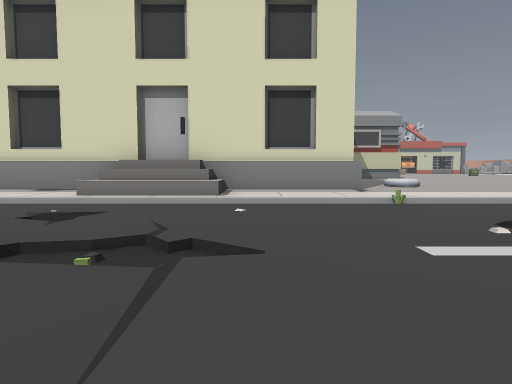
[1] (above)

24 first-person views from a walk through a Godot game level. The camera is 1.2 m above the floor, tilts 4° down and sees 75° across. The floor is counted in squares, 2 m on a side. Each view is taken from the middle of a square. On the plan, view 1 faces up. The plan holds only what a view shows up to about 10 squares ahead; the rest is blank. The place goes on beyond the plan. Some surface patterns are stand-ins.

[2]
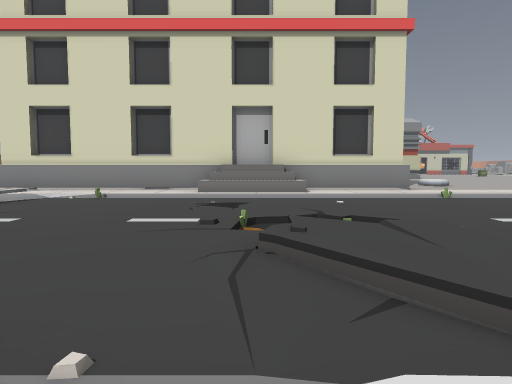

[3]
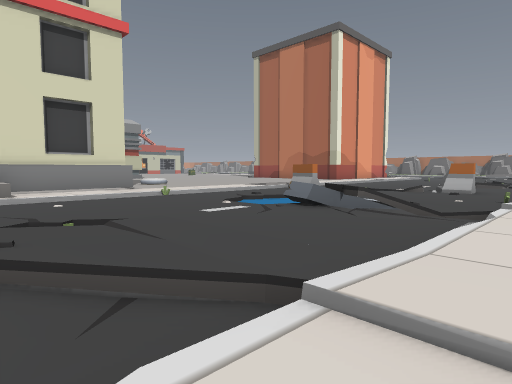

[4]
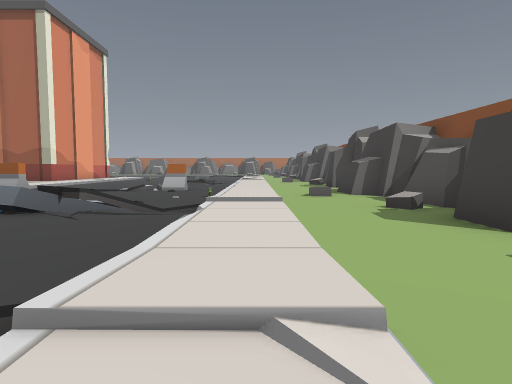

[5]
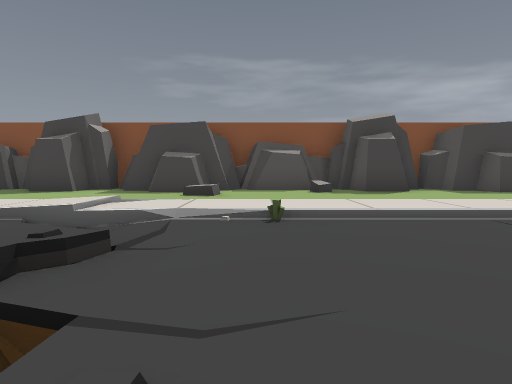

[6]
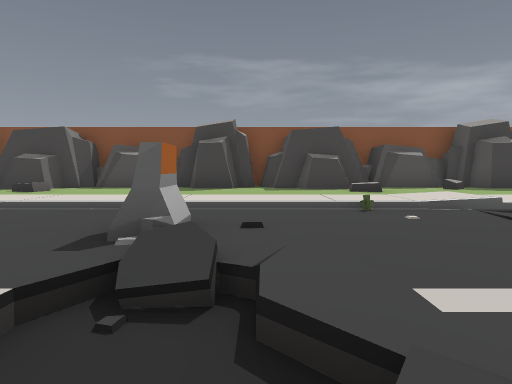

[7]
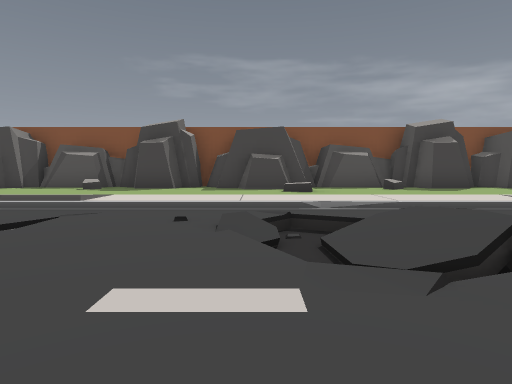

[8]
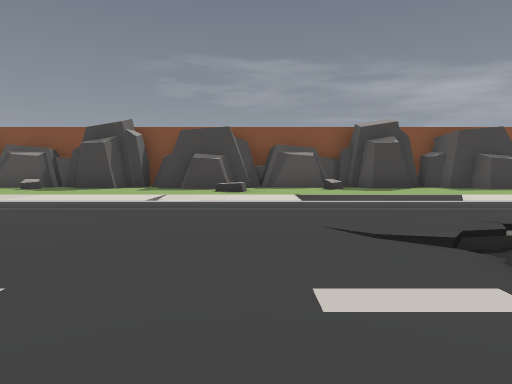

[9]
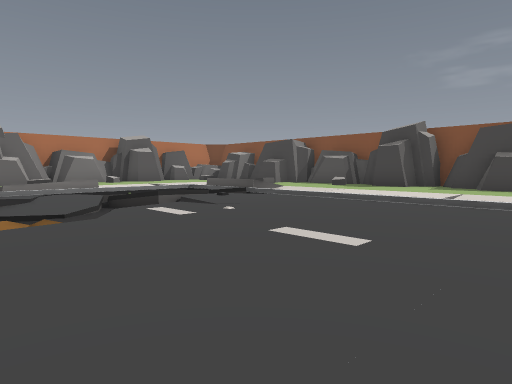

[10]
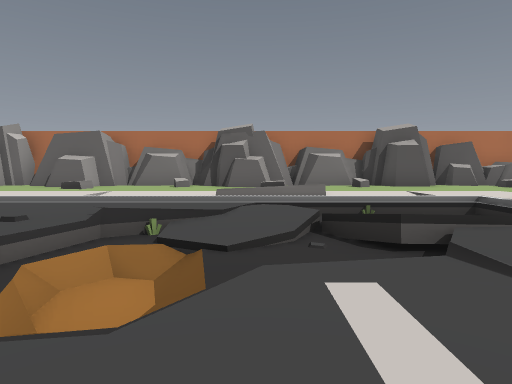

[11]
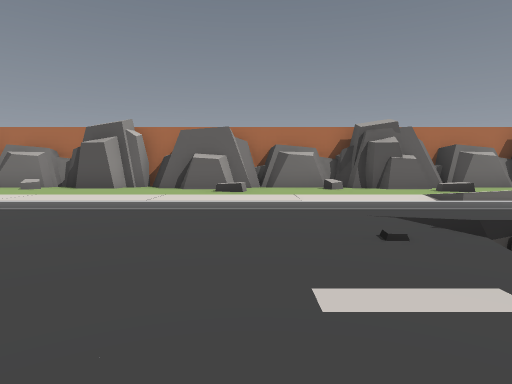

[12]
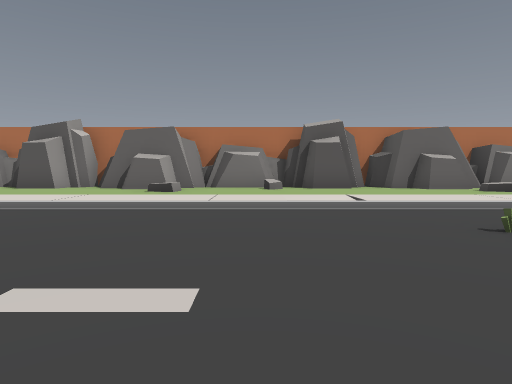

[13]
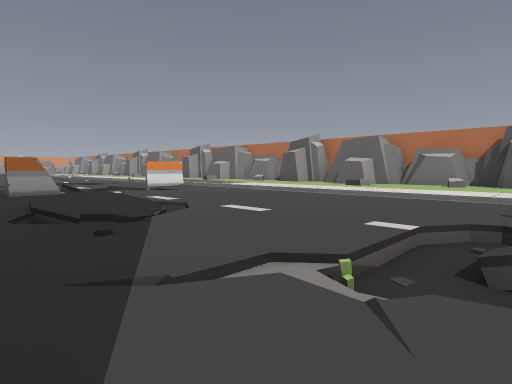

[14]
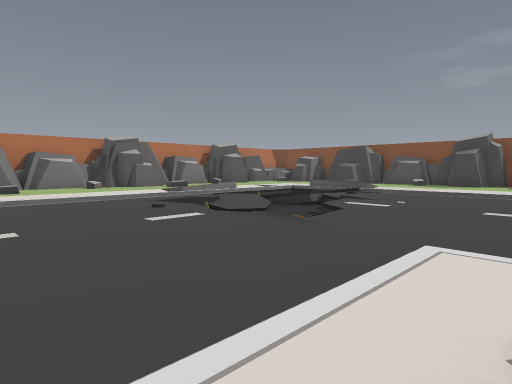

[15]
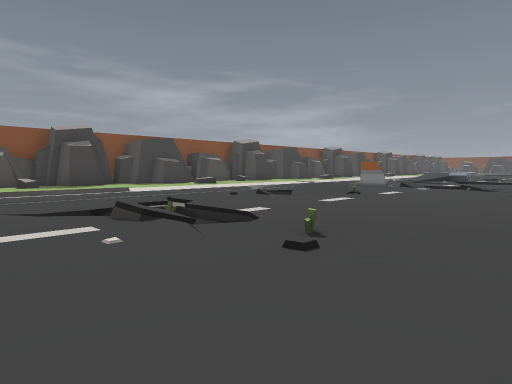

[16]
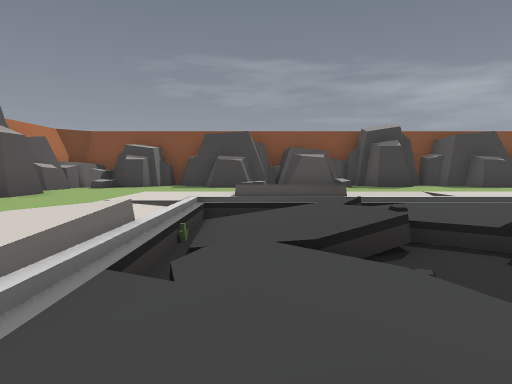

[17]
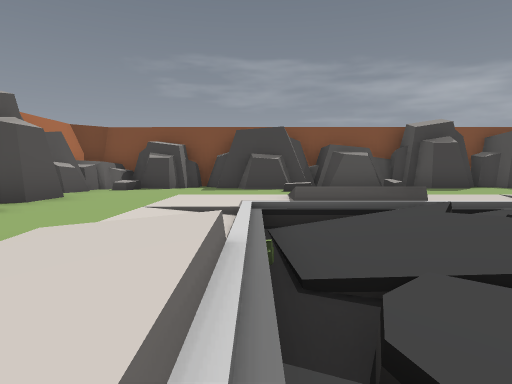

[18]
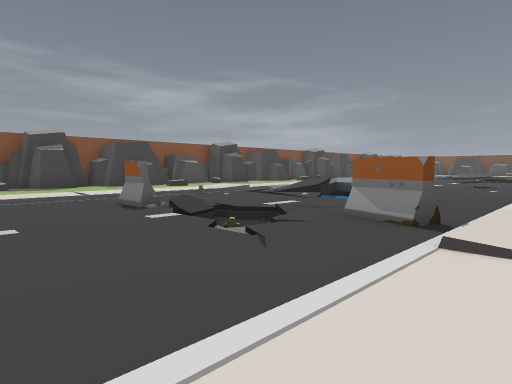

[19]
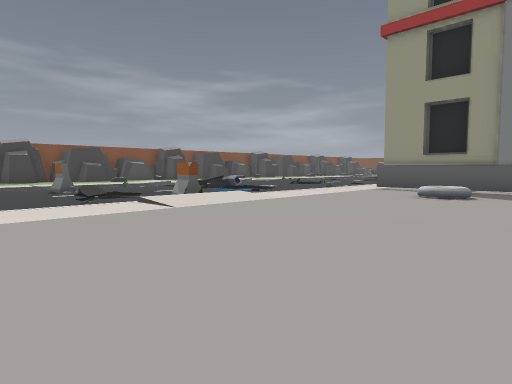

[20]
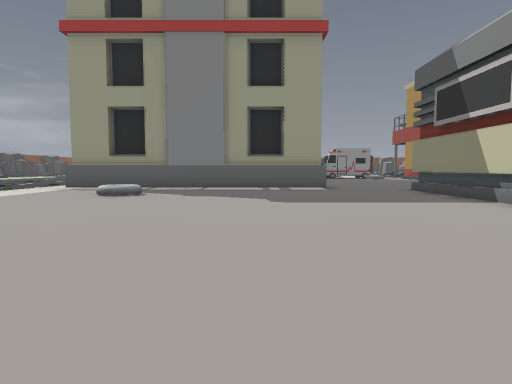

[21]
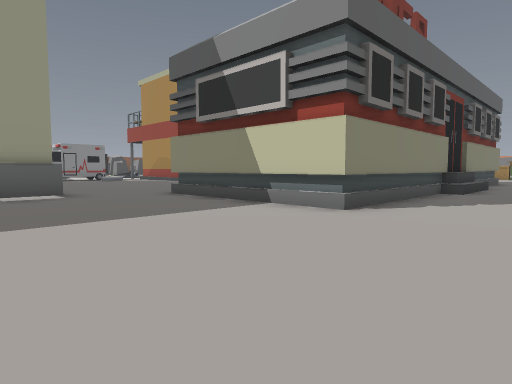

[22]
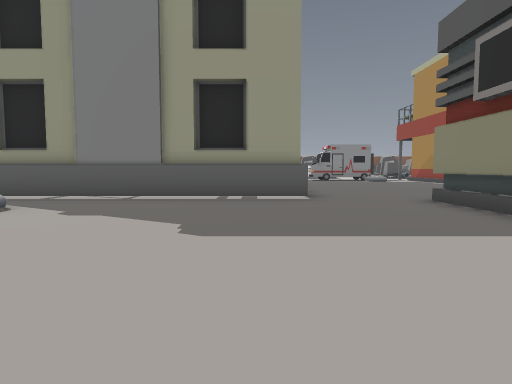

[23]
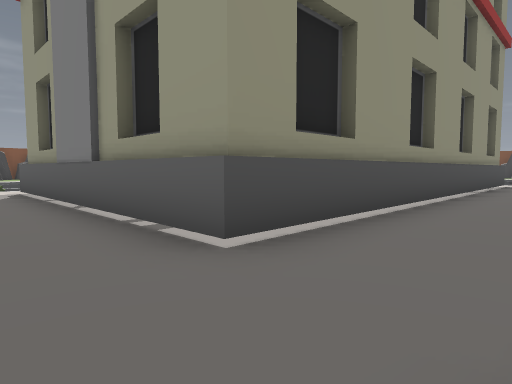

[24]
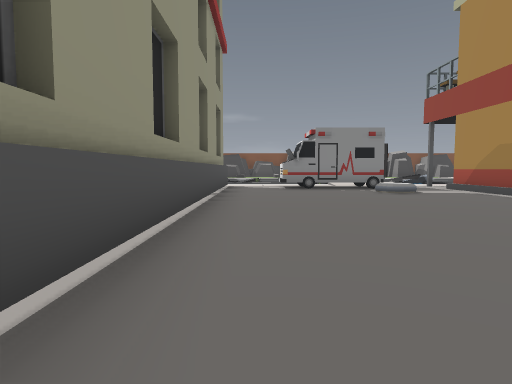

### Floor plan
Key: @ floor where view 1 was taken; # wall or solid block; . main floor; - floor 0.25 m lower than the main floor; _ floor 0.5 m lower than the main floor; < floor 0.75 m lower than the main floor; / step, stairs or slope; = window, fence, low wall or low ledge; B building.
Columns run from 8 left of view 1 to 34 right of it. Each row starts with its distance up from view 1.
 19 #........      #..             -#///    .#
 18 #..........#####..             ------ ...##
 17 #..................            ------/...##
 16 ...................            ///---/...##
 15 B##B##B##BB........            ///---/...##
 14           #.........          ///----/...##
 13           #..........         //-----/...##
 12           #..........         //-----/...##
 11           #..........         /////--/...##
 10           #.//.......         //// --/....#
  9           #..........        ./---/--/...##
  8 #####BBB###..........        //------/...#
  7 B....BBB.............        //------/...##
  6 /////////////////////   ///////------//..##
  5  ----/------//-#-/--------------///=-/-..##
  4  /---//----///---/--------------//////-..#
  3   ----//---__/--//-------//------/<_///..#
  2    ---=//--=//--//--//---//------/<#///..##
  1    ---//---=//---#--///--//-------=///-..##
  0   /---//@---/-------///////-------////-..##
 -1   ////////////////////////////////////...#
 -2  ....../......................../-- /....#
 -3 ....../............................ /....#
 -4 ......//........................... //../#
 -5 #.##############.##############.###########
 -6 ############## ############## ######  #####

Positions as (right, up) in squares from view 1, and headings:
1: (0, 0), facing up
2: (-2, -2), facing up
3: (-2, -2), facing up-right
4: (-2, -2), facing right
5: (-3, 3), facing down
6: (8, 4), facing down
7: (14, 4), facing down
8: (20, 4), facing down
9: (20, 5), facing down-right
10: (23, 3), facing right
11: (24, 7), facing right
12: (24, 13), facing right
13: (22, 10), facing up-right
14: (21, 9), facing down-right
15: (20, 6), facing down-left
16: (28, 5), facing down
17: (29, 4), facing down
18: (12, 7), facing down-left
19: (12, 12), facing down-left
20: (12, 13), facing left
21: (10, 13), facing up-left
22: (9, 14), facing left
23: (4, 17), facing down-left
24: (2, 16), facing left
